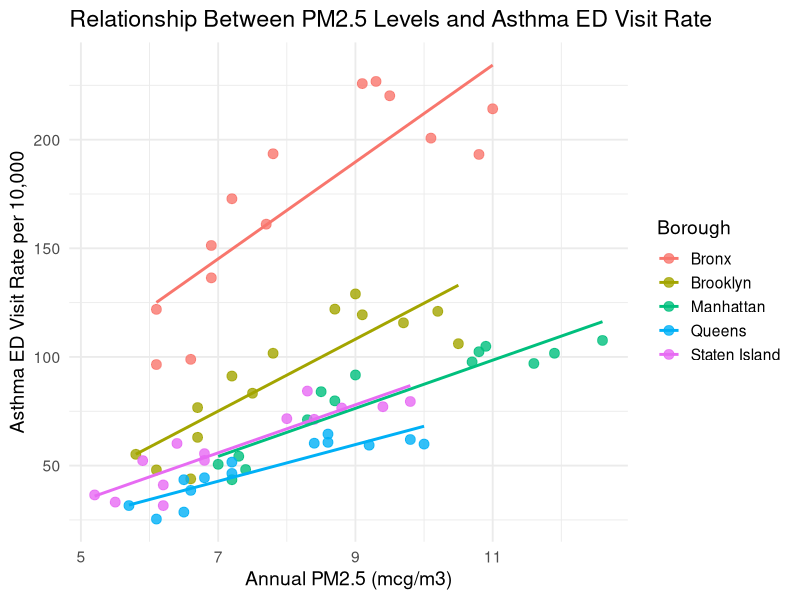
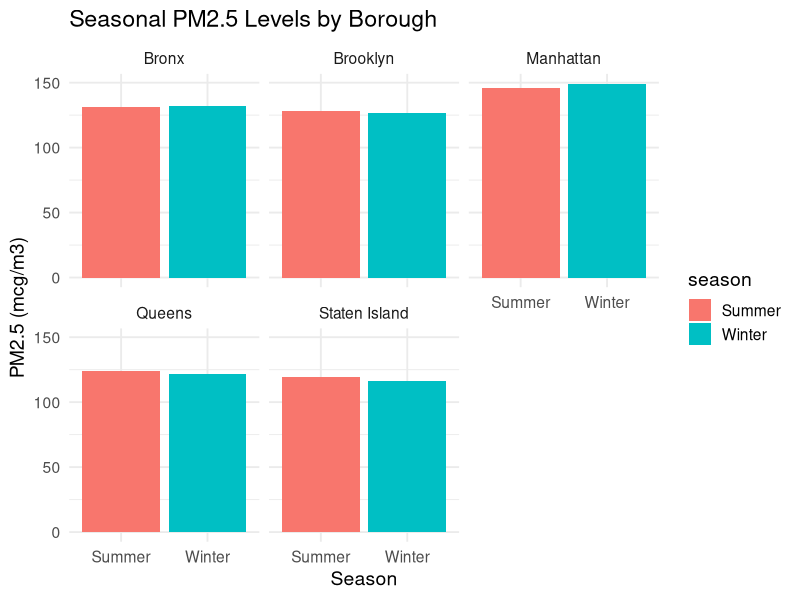
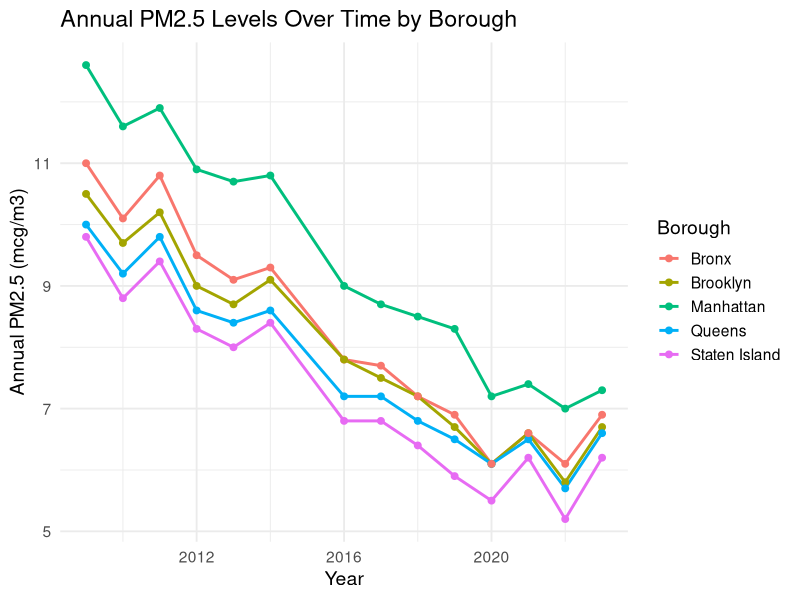
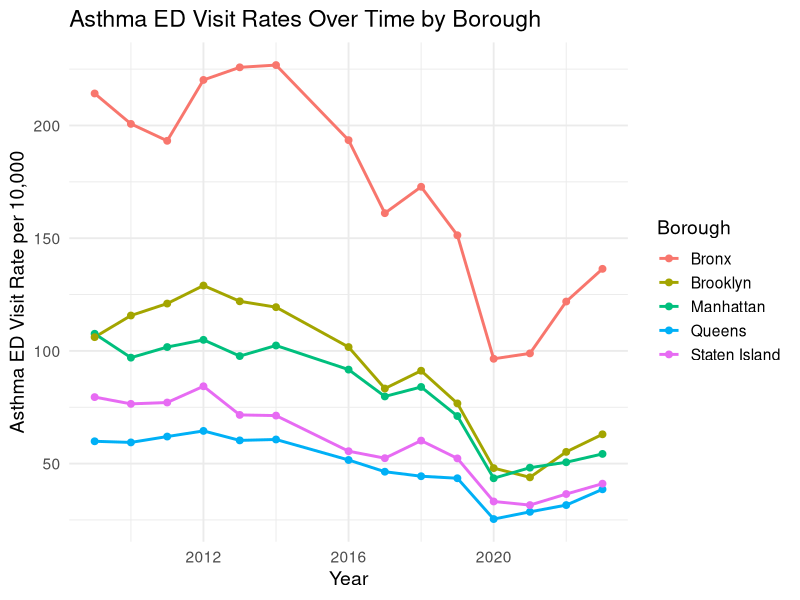
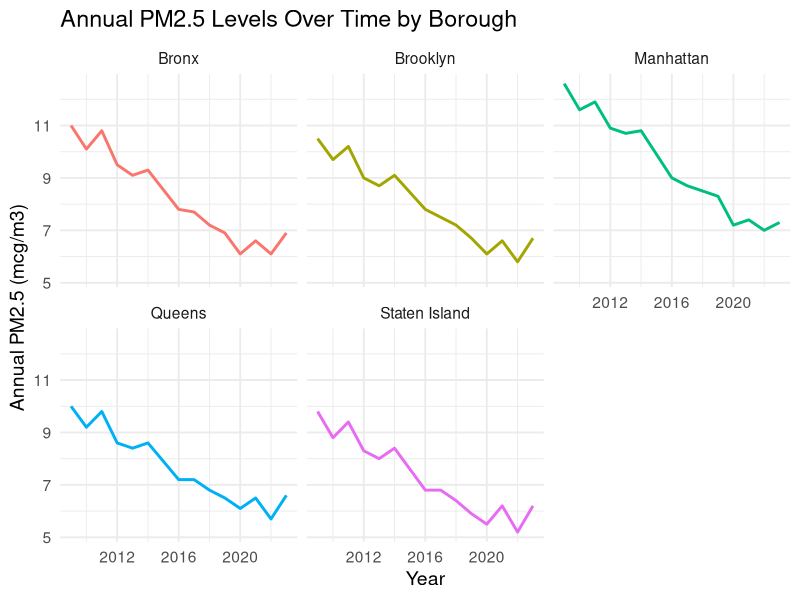
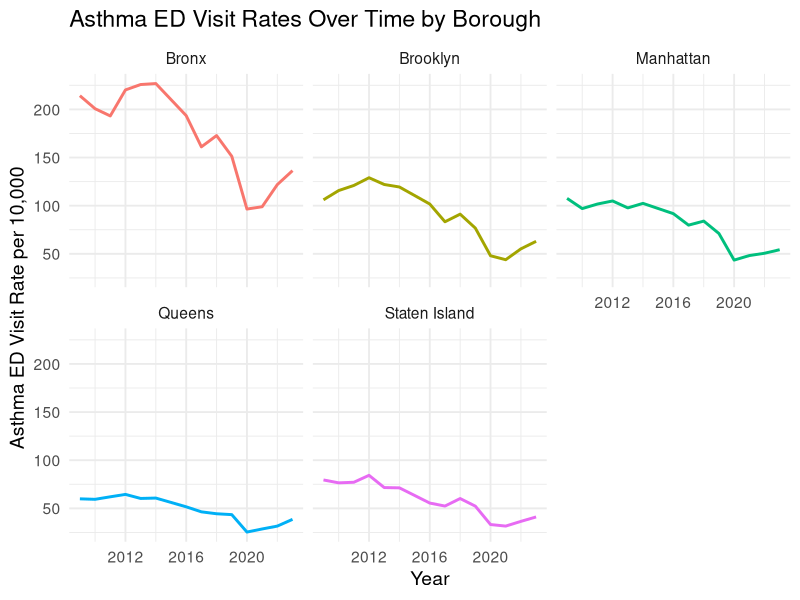
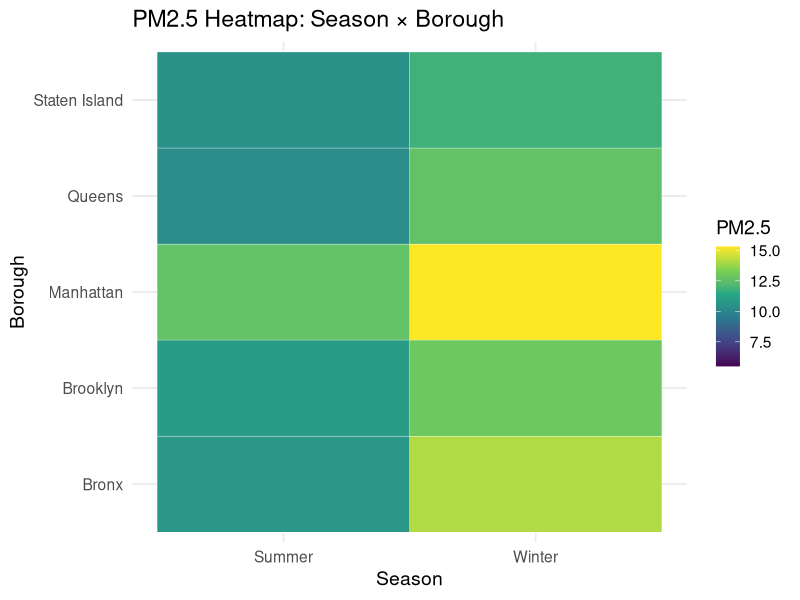
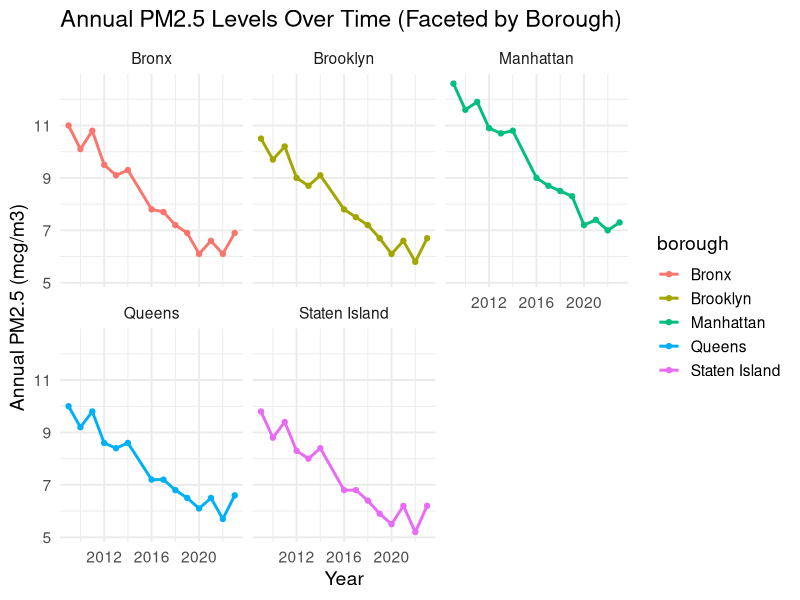

Source code (R) for these figures, in order:
## ---- chunk 1
knitr::opts_chunk$set(echo = TRUE)
library(tidyverse)
## ---- chunk 2
merged <- read_csv("data/merged_pm25_asthma.csv")

glimpse(merged)
## ---- chunk 3
ggplot(merged, aes(x = pm25_annual, y = asthma_rate, color = borough)) +
  geom_point(size = 3, alpha = 0.8) +
  geom_smooth(method = "lm", se = FALSE) +
  labs(
    title = "Relationship Between PM2.5 Levels and Asthma ED Visit Rate",
    x = "Annual PM2.5 (mcg/m3)",
    y = "Asthma ED Visit Rate per 10,000",
    color = "Borough"
  ) +
  theme_minimal(base_size = 14)
## ---- chunk 4
season_data <- merged %>%
  pivot_longer(
    cols = c(pm25_summer, pm25_winter),
    names_to = "season",
    values_to = "pm25"
  ) %>%
  mutate(
    season = case_when(
      season == "pm25_summer" ~ "Summer",
      season == "pm25_winter" ~ "Winter"
    )
  )

season_data %>%
  ggplot(aes(x = season, y = pm25, fill = season)) +
  geom_col() +
  facet_wrap(~ borough) +
  labs(
    title = "Seasonal PM2.5 Levels by Borough",
    x = "Season",
    y = "PM2.5 (mcg/m3)"
  ) +
  theme_minimal(base_size = 14)
## ---- chunk 5
ggplot(merged, aes(x = year, y = pm25_annual, color = borough, group = borough)) +
  geom_line(size = 1) +
  geom_point(size = 2) +
  labs(
    title = "Annual PM2.5 Levels Over Time by Borough",
    x = "Year",
    y = "Annual PM2.5 (mcg/m3)",
    color = "Borough"
  ) +
  theme_minimal(base_size = 14)
## ---- chunk 6
ggplot(merged, aes(x = year, y = asthma_rate, color = borough, group = borough)) +
  geom_line(size = 1) +
  geom_point(size = 2) +
  labs(
    title = "Asthma ED Visit Rates Over Time by Borough",
    x = "Year",
    y = "Asthma ED Visit Rate per 10,000",
    color = "Borough"
  ) +
  theme_minimal(base_size = 14)
## ---- chunk 7
ggplot(merged, aes(x = year, y = pm25_annual, color = borough)) +
  geom_line(size = 1) +
  facet_wrap(~ borough) +
  labs(
    title = "Annual PM2.5 Levels Over Time by Borough",
    x = "Year",
    y = "Annual PM2.5 (mcg/m3)"
  ) +
  theme_minimal(base_size = 14) +
  theme(legend.position = "none")
## ---- chunk 8
ggplot(merged, aes(x = year, y = asthma_rate, color = borough)) +
  geom_line(size = 1) +
  facet_wrap(~ borough) +
  labs(
    title = "Asthma ED Visit Rates Over Time by Borough",
    x = "Year",
    y = "Asthma ED Visit Rate per 10,000"
  ) +
  theme_minimal(base_size = 14) +
  theme(legend.position = "none")
## ---- chunk 9
heat_data <- merged %>%
  select(borough, pm25_summer, pm25_winter) %>%
  pivot_longer(
    cols = c(pm25_summer, pm25_winter),
    names_to = "season",
    values_to = "pm25"
  ) %>%
  mutate(
    season = case_when(
      season == "pm25_summer" ~ "Summer",
      season == "pm25_winter" ~ "Winter"
    )
  )

ggplot(heat_data, aes(x = season, y = borough, fill = pm25)) +
  geom_tile(color = "white") +
  scale_fill_viridis_c() +
  labs(
    title = "PM2.5 Heatmap: Season × Borough",
    x = "Season",
    y = "Borough",
    fill = "PM2.5"
  ) +
  theme_minimal(base_size = 14)
## ---- chunk 10
ggplot(merged, aes(x = year, y = pm25_annual, color = borough)) +
  geom_line(size = 1) +
  geom_point() +
  facet_wrap(~ borough) +
  labs(
    title = "Annual PM2.5 Levels Over Time (Faceted by Borough)",
    x = "Year",
    y = "Annual PM2.5 (mcg/m3)"
  ) +
  theme_minimal(base_size = 14)
## ---- chunk 11
ggplot(merged, aes(x = year, y = asthma_rate, color = borough)) +
  geom_line(size = 1) +
  geom_point() +
  facet_wrap(~ borough) +
  labs(
    title = "Asthma ED Visit Rates Over Time (Faceted by Borough)",
    x = "Year",
    y = "Asthma ED Visit Rate per 10,000"
  ) +
  theme_minimal(base_size = 14)
## ---- chunk 12
ggplot(merged, aes(x = year, y = borough, fill = pm25_annual)) +
  geom_tile(color = "white") +
  scale_fill_viridis_c(option = "plasma") +
  labs(
    title = "Heatmap of Annual PM2.5 Levels",
    x = "Year",
    y = "Borough",
    fill = "PM2.5"
  ) +
  theme_minimal(base_size = 14)
## ---- chunk 13
ggplot(merged, aes(x = year, y = borough, fill = asthma_rate)) +
  geom_tile(color = "white") +
  scale_fill_viridis_c(option = "magma") +
  labs(
    title = "Heatmap of Asthma ED Visit Rates",
    x = "Year",
    y = "Borough",
    fill = "ED Rate"
  ) +
  theme_minimal(base_size = 14)
## ---- chunk 14
model_lm <- lm(asthma_rate ~ pm25_annual + borough + year, data = merged)
summary(model_lm)
## ---- chunk 15
library(MASS)
model_pois <- glm(asthma_rate ~ pm25_annual + borough + year,
                  data = merged, family = "poisson")
summary(model_pois)
## ---- chunk 16
model_nb <- MASS::glm.nb(asthma_rate ~ pm25_annual + borough + year, data = merged)
summary(model_nb)
## ---- chunk 17
model_int <- lm(asthma_rate ~ pm25_annual * borough + year, data = merged)
summary(model_int)
